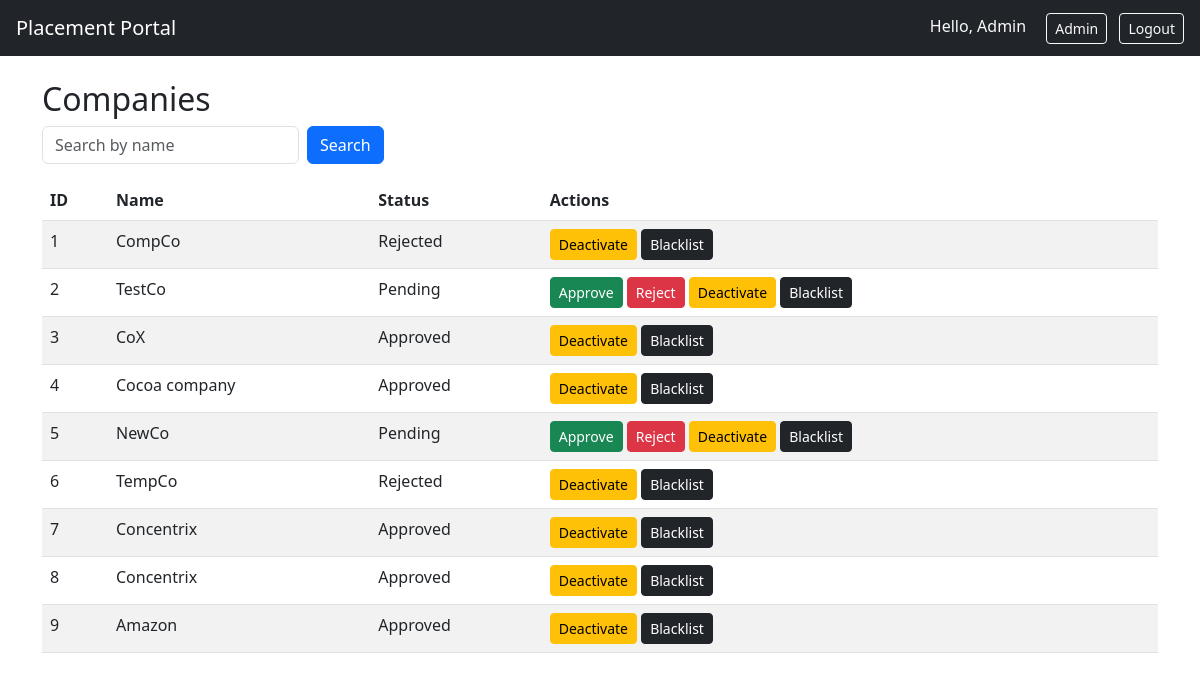
The app's page /admin/companies (signed in) with its own data.
### models.py (models this page shows)
class User(UserMixin, db.Model):
    id = db.Column(db.Integer, primary_key=True)
    role = db.Column(db.String(20))
    name = db.Column(db.String(100))
    email = db.Column(db.String(120), unique=True)
    password = db.Column(db.String(200))
    active = db.Column(db.Boolean, default=True)
    blacklisted = db.Column(db.Boolean, default=False)

class Company(db.Model):
    id = db.Column(db.Integer, primary_key=True)
    user_id = db.Column(db.Integer, db.ForeignKey('user.id'))
    company_name = db.Column(db.String(150))
    hr_contact = db.Column(db.String(100))
    website = db.Column(db.String(150))
    details = db.Column(db.Text)
    approval_status = db.Column(db.String(20), default="Pending")
    user = db.relationship('User', backref='company', uselist=False)
    drives = db.relationship('Drive', backref='company', lazy=True)

### app.py (the view, shortened to what this page needs)
@app.route("/admin/companies")
@admin_required
def admin_companies():
    action = request.args.get("action")
    cid = request.args.get("id")
    search = request.args.get("search", "")
    companies_query = Company.query
    if search:
        companies_query = companies_query.filter(Company.company_name.ilike(f"%{search}%"))
    companies = companies_query.all()
    return render_template("admin/companies.html", companies=companies, search=search)

### app.py (called while the page is built)
@login_manager.user_loader
def load_user(user_id):
    return User.query.get(int(user_id))

def admin_required(f):
    @wraps(f)
    def decorated(*args, **kwargs):
        if not current_user.is_authenticated or current_user.role != "admin":
            flash("Admin access required", "error")
            return redirect(url_for("login"))
        return f(*args, **kwargs)
    return decorated

### templates/admin/companies.html
{% extends "base.html" %}
{% block content %}
<h2>Companies</h2>
<form class="row g-2" method="get">
    <div class="col-auto">
        <input type="text" name="search" placeholder="Search by name" value="{{ search }}" class="form-control">
    </div>
    <div class="col-auto">
        <button class="btn btn-primary">Search</button>
    </div>
</form>
<table class="table table-striped mt-3">
    <thead>
        <tr>
            <th>ID</th><th>Name</th><th>Status</th><th>Actions</th>
        </tr>
    </thead>
    <tbody>
    {% for comp in companies %}
        <tr>
            <td>{{ comp.id }}</td>
            <td>{{ comp.company_name }}</td>
            <td>{{ comp.approval_status }}</td>
            <td>
                {% if comp.approval_status == 'Pending' %}
                    <a class="btn btn-sm btn-success" href="?action=approve&id={{ comp.id }}">Approve</a>
                    <a class="btn btn-sm btn-danger" href="?action=reject&id={{ comp.id }}">Reject</a>
                {% endif %}
                <a class="btn btn-sm btn-warning" href="?action=deactivate&id={{ comp.id }}">Deactivate</a>
                <a class="btn btn-sm btn-dark" href="?action=blacklist&id={{ comp.id }}">Blacklist</a>
            </td>
        </tr>
    {% endfor %}
    </tbody>
</table>
{% endblock %}

### templates/base.html (shortened to what this page needs)
<!DOCTYPE html>
<html>
<head>
    <link href="https://cdn.jsdelivr.net/npm/bootstrap@5.3.0/dist/css/bootstrap.min.css" rel="stylesheet">
</head>
<body>
<nav class="navbar navbar-dark bg-dark px-3">
    <a class="navbar-brand" href="/">Placement Portal</a>
    <div class="ms-auto">
        {% if current_user.is_authenticated %}
            <span class="navbar-text text-light me-3">Hello, {{ current_user.name }}</span>
            {% if current_user.role == 'admin' %}
                <a class="btn btn-outline-light btn-sm me-2" href="{{ url_for('admin_dashboard') }}">Admin</a>
            {% elif current_user.role == 'company' %}
                <a class="btn btn-outline-light btn-sm me-2" href="{{ url_for('company_dashboard') }}">Dashboard</a>
                <a class="btn btn-outline-light btn-sm me-2" href="{{ url_for('company_profile') }}">Profile</a>
            {% endif %}
            <a class="btn btn-outline-light btn-sm" href="{{ url_for('logout') }}">Logout</a>
        {% else %}
            <a class="btn btn-outline-light btn-sm me-2" href="{{ url_for('login') }}">Login</a>
            <a class="btn btn-outline-light btn-sm" href="{{ url_for('register_student') }}">Register Student</a>
            <a class="btn btn-outline-light btn-sm" href="{{ url_for('register_company') }}">Register Company</a>
        {% endif %}
    </div>
</nav>
<div class="container mt-4">
    {% block content %}{% endblock %}
</div>
</body>
</html>

### records on screen
User: name "Admin"
Company: id "1", company_name "CompCo", approval_status "Rejected"
Company: id "2", company_name "TestCo", approval_status "Pending"
Company: id "3", company_name "CoX", approval_status "Approved"
Company: id "4", company_name "Cocoa company", approval_status "Approved"
Company: id "5", company_name "NewCo", approval_status "Pending"
Company: id "6", company_name "TempCo", approval_status "Rejected"
Company: id "7", company_name "Concentrix", approval_status "Approved"
Company: id "8", company_name "Concentrix", approval_status "Approved"
Company: id "9", company_name "Amazon", approval_status "Approved"
